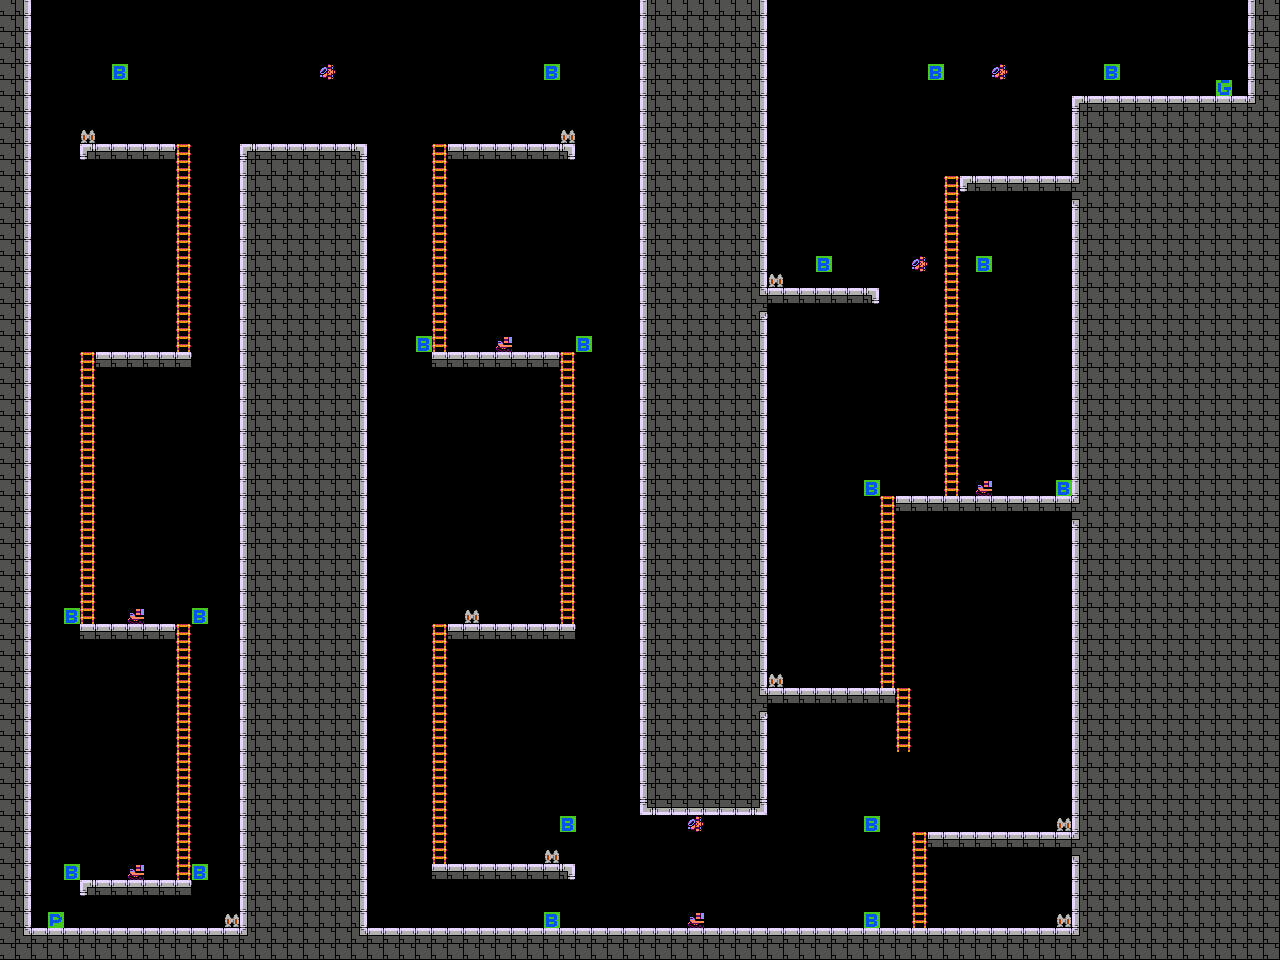

This game map was drawn from its Tiled (.tmx) file and the tilesets committed beside it. A one-line description and the trimmed map source follow:
An orthogonal 80x60 tile map with 16x16 px tiles, 4 tile layers (platforms, rewards, enemies, ladders).

<map version="1.0" orientation="orthogonal" renderorder="right-down" width="80" height="60" tilewidth="16" tileheight="16">
 <tileset firstgid="1" name="megacommando1_all" tilewidth="16" tileheight="16">
  <image source="megacommando1_all.png" trans="000000" width="1024" height="1280" />
 </tileset>
 <layer name="platforms" width="80" height="60">
  <data>[4800 cells, 1866 non-empty, 17 distinct tile ids]</data>
 </layer>
 <layer name="rewards" width="80" height="60">
  <data>[4800 cells, 10 non-empty, 1 distinct tile ids]</data>
 </layer>
 <layer name="enemies" width="80" height="60">
  <data>[4800 cells, 27 non-empty, 3 distinct tile ids]</data>
 </layer>
 <layer name="ladders" width="80" height="60">
  <data>[4800 cells, 133 non-empty, 1 distinct tile ids]</data>
 </layer>
</map>